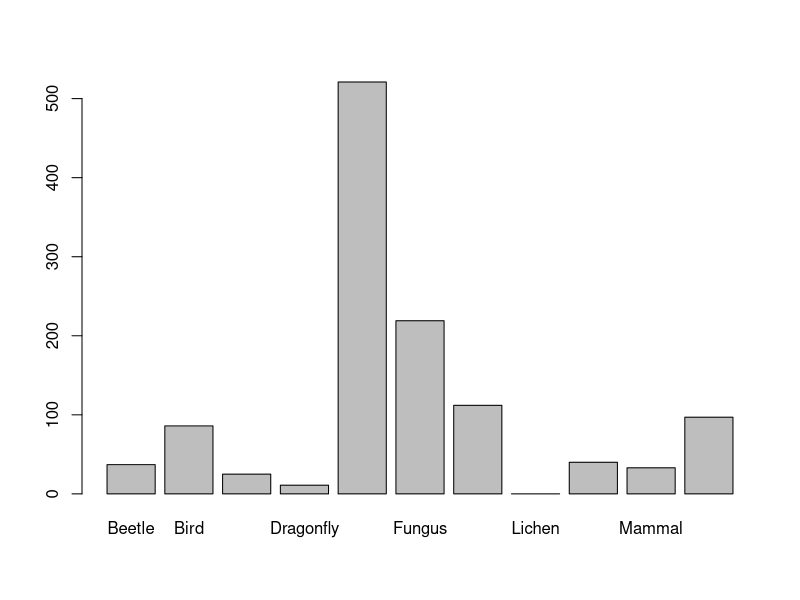
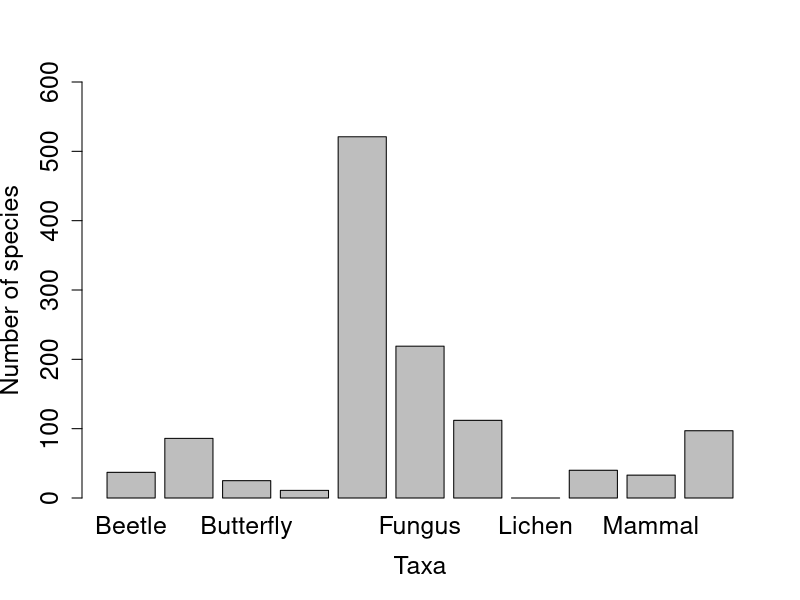
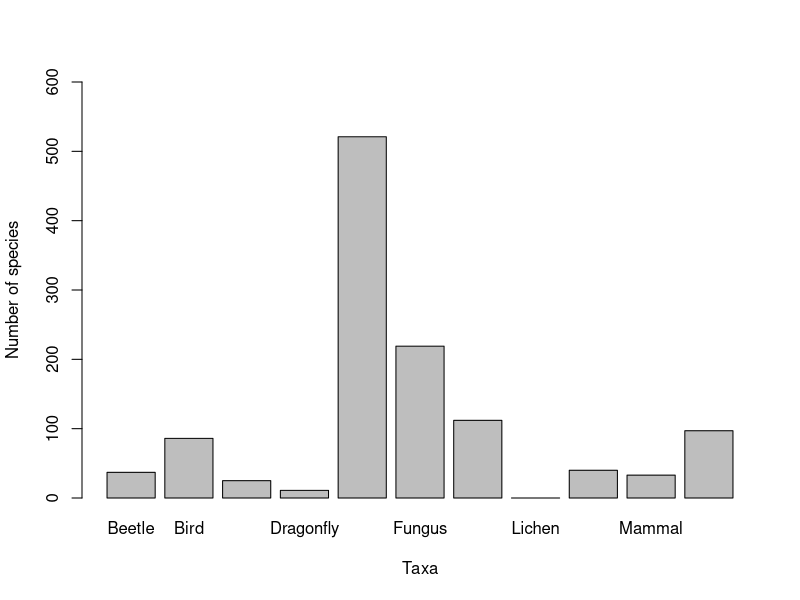
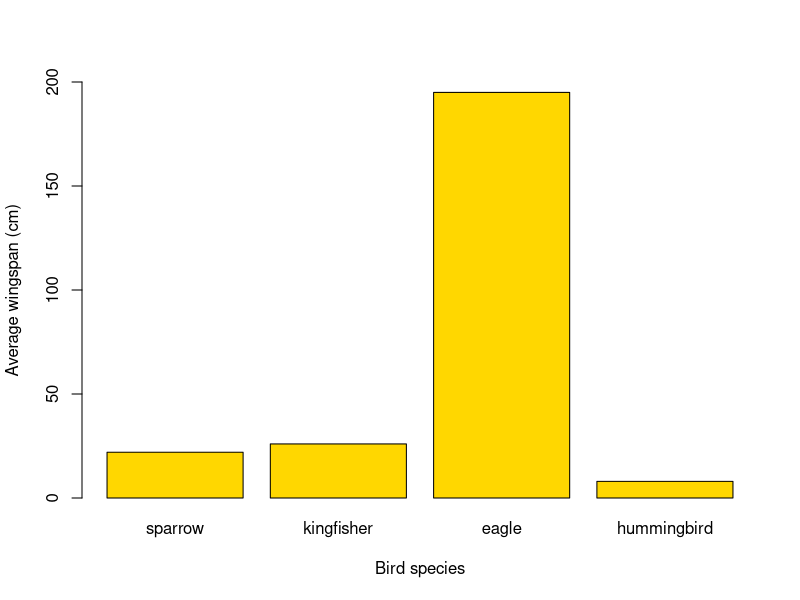

Here is the R script that generated these plots, in order:
#Coding Club 30th September 2020 - Intro to R#
install.packages("dplyr")
library(dplyr)
# Note that there are quotation marks when installing a package, but not when loading it
# and remember that hashtags let you add useful notes to your code! 
edidiv <- read.csv("edidiv.csv") 

head(edidiv)                # Displays the first few rows
tail(edidiv)                # Displays the last rows
str(edidiv)                 # Tells you whether the variables are continuous, integers, categorical or characters

head(edidiv$taxonGroup)     # Displays the first few rows of this column only
class(edidiv$taxonGroup)    # Tells you what type of variable we're dealing with: it's character now but we want it to be a factor

edidiv$taxonGroup <- as.factor(edidiv$taxonGroup)     # turning a column into a factor


# More exploration
dim(edidiv)                 # Displays number of rows and columns
summary(edidiv)             # Gives you a summary of the data
summary(edidiv$taxonGroup)  # Gives you a summary of that particular variable (column) in your dataset

Beetle <- filter(edidiv, taxonGroup == "Beetle")
# The first argument of the function is the data frame, the second argument is the condition you want to filter on. Because we only want the beetles here, we say: the variable taxonGroup MUST BE EXACTLY (==) Beetle - drop everything else from the dataset. (R is case-sensitive so it's important to watch your spelling! "beetle" or "Beetles" would not have worked here.)
Bird <- filter(edidiv, taxonGroup == "Bird")   # We do the same with birds. It's very similar to filtering in Excel if you are used to it.
# You can create the objects for the remaining taxa. If you need to remind yourself of the names and spellings, type summary(edidiv$taxonGroup)
Butterfly <- filter(edidiv, taxonGroup == "Butterfly")
Dragonfly <- filter(edidiv, taxonGroup == "Dragonfly")
Flowering.Plants <- filter(edidiv, taxonGroup == "Flowering.Plants")
Fungus <- filter(edidiv, taxonGroup == "Fungus")
Hymenopteran <- filter(edidiv, taxonGroup == "Hymenopteran")
Lichen  <- filter(edidiv, taxonGroup == "Lichen ")
Liverwort <- filter(edidiv, taxonGroup == "Liverwort")
Mammal <- filter(edidiv, taxonGroup == "Mammal")
Mollusc <- filter(edidiv, taxonGroup == "Mollusc")


a <- length(unique(Beetle$taxonName))
b <- length(unique(Bird$taxonName))
c <- length(unique(Butterfly$taxonName))
d <- length(unique(Dragonfly$taxonName))
e <- length(unique(Flowering.Plants$taxonName))
f <- length(unique(Fungus$taxonName))
g <- length(unique(Hymenopteran$taxonName))
h <- length(unique(Lichen$taxonName))
i <- length(unique(Liverwort$taxonName))
j <- length(unique(Mammal$taxonName))
k <- length(unique(Mollusc$taxonName))

# You can choose whatever names you want for your objects, here I used a, b, c, d... for the sake of brevity.

biodiv <- c(a,b,c,d,e,f,g,h,i,j,k)     # We are chaining together all the values; pay attention to the object names you have calculated and their order
names(biodiv) <- c("Beetle",
                   "Bird",
                   "Butterfly",
                   "Dragonfly",
                   "Flowering.Plants",
                   "Fungus",
                   "Hymenopteran",
                   "Lichen",
                   "Liverwort",
                   "Mammal",
                   "Mollusc")


barplot(biodiv)
help(barplot)     # For help with the barplot() function
help(par)         # For help with plotting in general

png("barplot.png", width=1600, height=600)  # look up the help for this function: you can customise the size and resolution of the image
barplot(biodiv, xlab="Taxa", ylab="Number of species", ylim=c(0,600), cex.names= 1.5, cex.axis=1.5, cex.lab=1.5)
dev.off()
# The cex code increases the font size when greater than one (and decreases it when less than one). 

# Creating an object called "taxa" that contains all the taxa names
taxa <- c("Beetle",
          "Bird",
          "Butterfly",
          "Dragonfly",
          "Flowering.Plants",
          "Fungus",
          "Hymenopteran",
          "Lichen",
          "Liverwort",
          "Mammal",
          "Mollusc")
# Turning this object into a factor, i.e. a categorical variable
taxa_f <- factor(taxa)

# Combining all the values for the number of species in an object called richness
richness <- c(a,b,c,d,e,f,g,h,i,j,k)

# Creating the data frame from the two vectors
biodata <- data.frame(taxa_f, richness)

# Saving the file
write.csv(biodata, file="biodata.csv")  # it will be saved in your working directory


png("barplot2.png", width=1600, height=600)
barplot(biodata$richness, names.arg=c("Beetle",
                                      "Bird",
                                      "Butterfly",
                                      "Dragonfly",
                                      "Flowering.Plants",
                                      "Fungus",
                                      "Hymenopteran",
                                      "Lichen",
                                      "Liverwort",
                                      "Mammal",
                                      "Mollusc"),
        xlab="Taxa", ylab="Number of species", ylim=c(0,600))
dev.off()


# Calculate the mean wingspan for each bird species. The function to do that is simply: mean()
sparrow <- mean(22, 24, 21)
kingfisher <- mean(26, 23, 25)
eagle <- mean(195, 201, 185)
hummingbird <- mean(8, 9, 9)

wingspan <- c(sparrow, kingfisher, eagle, hummingbird)

# Create a bird species vector (careful to match the order of the previous vector!)
bird_sp <- c("sparrow", "kingfisher", "eagle", "hummingbird")

# Bird species is currently in character form, but it should be a factor. Let's fix that:
# (To be honest it does not make any difference to the output here, but it would for some other types of plot. Take good habits early!)
class(bird_sp)                      # currently character
bird_sp <- as.factor(bird_sp)       # transforming into factor
class(bird_sp)                      # now a factor! 

# Then, combine the two vectors in a data frame
wings <- data.frame(bird_sp, wingspan)

# Plot the bar plot & save it to file

png("wingspan_plot.png", width=800, height=600)
barplot(wings$wingspan, names.arg = wings$bird_sp,    # notice how we call the bird_sp column instead of typing all the names
        xlab = "Bird species", 
        ylab = "Average wingspan (cm)",               # adding axis titles
        ylim = c(0, 200),                             # setting the limits of the y axis to fit the eagle
        col = "gold"                                  # changing the colour because why not!
)
dev.off()























